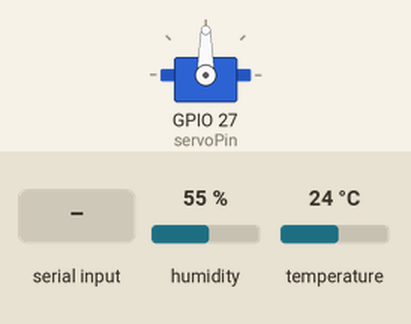
This sketch was run on a simulated ESP32. Shown: servo. The inputs (shaded band) are chosen by the test bench; at power-on: humidity 55 %, temperature 24 °C. WiFi joins after 1.5 s; servers stay silent unless stated; what the sketch prints to the serial monitor is not drawn.

Above: at 2.7 s.
2.8 s: "90 45 200\n" received over the second serial link
At 6.0 s:
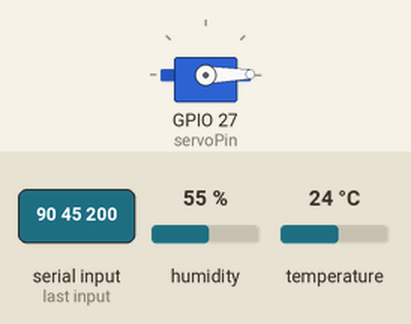
Timing chart, 0 to 7.5 s (numbered marks = the images above; inputs shaded):
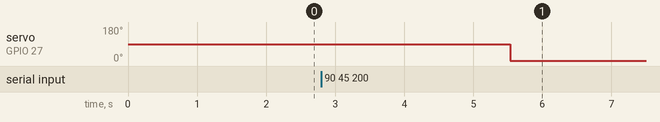

The sketch:

ESP32_WiFi.ino
```cpp
// Changelog:
//  22.05.24 - added PM2008 data parsing & send to DB
//           - added SG90 Servo Motor Control
//  22.05.23 - added send DHT11 data to DB
//  22.05.22 - DB connection test

#ifdef ESP32
#include <WiFi.h>
#include <HTTPClient.h>
#else
#include <ESP8266WiFi.h>
#include <ESP8266HTTPClient.h>
#include <WiFiClient.h>
#endif

#include <ESP32Servo.h>
#include <analogWrite.h>
#include <ESP32Tone.h>
#include <ESP32PWM.h>
#define servoPin 27
Servo myservo;  //
int pos = 0;    //
unsigned long curTimeMs = 0;

#include <DHT.h> //DHT.h 라이브러리 추가

DHT dht(5, DHT11);
int humi = 0;
int temp = 0;

int small = 0;
int big = 0;

#include <HardwareSerial.h>
HardwareSerial mySerial(2); //3개의 시리얼 중 2번 채널을 사용

// network credentials
const char* ssid     = "yummy2.4";
const char* password = "kccikcci";

// Domain name and URL path or IP address with path
const char* serverName = "http://192.168.0.7/post-esp-data.php";

// Keep this API Key value to be compatible with the PHP code provided in the project page.
// If you change the apiKeyValue value, the PHP file /post-esp-data.php also needs to have the same key
String apiKeyValue = "tPmAT5Ab3j7F9";

String sensorName = "DHT11";
String sensorLocation = "Outside";


#define SEALEVELPRESSURE_HPA (1013.25)

// ================================================================
// ===                      INITIAL SETUP                       ===
// ================================================================

void setup() {
  Serial.begin(115200);

  WiFi.begin(ssid, password);
  Serial.println("Connecting");
  while (WiFi.status() != WL_CONNECTED) {
    delay(500);
    Serial.print(".");
  }
  Serial.println("");
  Serial.print("Connected to WiFi network with IP Address: ");
  Serial.println(WiFi.localIP());
myservo.attach(servoPin, 500, 2500);
  mySerial.begin(115200, SERIAL_8N1, 12, 13); //추가로 사용할 시리얼. RX:12 / TX:13번 핀 사용
  curTimeMs = millis();
}

// ================================================================
// ===                     PARSING FUNCTION                     ===
// ================================================================

void Parsing() {
  if (mySerial.available() > 0) {

    char totalGot[50];
    char * totalGotArr[3];
    int index = 0, i = 0;
    char * ptr = NULL;

    while (mySerial.available())
    {
      totalGot[index++] = mySerial.read();
    }
    totalGot[index] = '\0';

    ptr = strtok(totalGot, "#");

    while (ptr != NULL)
    {
      totalGotArr[i++] = ptr;
      ptr = strtok(NULL, " ");
    }
    small = atoi(totalGotArr[0]);
    big = atoi(totalGotArr[1]);
  }
}

// ================================================================
// ===                 Servo  Control function                  ===
// ================================================================
void ServoMove() {
  if ((small >= 4)||(big>=4)) { // 미세 먼지 농도가 4 이상일 때 창문 닫음
   Serial.println("폐쇄");
   for(pos = 0 ; pos < 180; pos++){
      myservo.write(pos);
    }
  }
  else if ((small<4)||(big<4)) { // 미세 먼지 농도가 4 미만일 때 창문 염
    Serial.println("개방");
    for(pos = 180; pos>0; pos--){
        myservo.write(pos);
    }
  }
}
  // ================================================================
  // ===                    MAIN PROGRAM LOOP                     ===
  // ================================================================

  void loop() {
    //Check WiFi connection status

    if (WiFi.status() == WL_CONNECTED) {
      WiFiClient client;
      HTTPClient http;

      // Domain name with URL path or IP address with path
      http.begin(client, serverName);

      // Specify content-type header
      http.addHeader("Content-Type", "application/x-www-form-urlencoded");

      if (mySerial.available() > 0) {
        //String command = mySerial.readStringUntil('\n'); //추가 시리얼의 값을 수신하여 String으로 저장
        Serial.parseFloat();
        String command = mySerial.readString();

        humi = dht.readHumidity();
        temp = dht.readTemperature();
        Parsing();
        ServoMove();

        String httpRequestData = "api_key=" + apiKeyValue
                                 + "&temp=" + String(temp) + "&humi=" + String(humi)
                                 + "&small=" + String(small) + "&big=" + String(big) + "";
       Serial.print("httpRequestData: ");
        Serial.println(httpRequestData);
        http.end();
      }
      else {
        Serial.println("WiFi Disconnected");
      }
      delay(1000);
    }
  }
```

Measured:
- after the input at 2.8 s, servo on GPIO 27 (servoPin): 90° → 1° after 2.7 s
